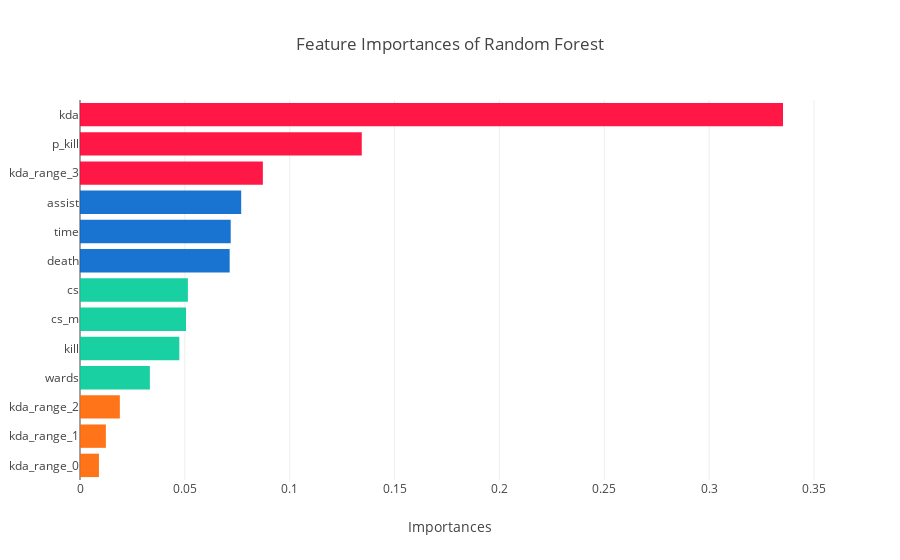

The code cell stored with this chart in its notebook:
### Code cell
# N = float(len(cols))
# c = ['hsl('+str(h)+',80%'+',60%)' for h in np.linspace(0, 360, N)]
colors = ['#ff0033', '#0066cc', '#00cc99', '#ff6600']
marker = []
for i in range(4):
    if colors[i] == '#00cc99':
        marker += [colors[i]] * 4
    else:
        marker += [colors[i]] * 3
marker = marker[::-1]

data = [go.Bar(
    x=imps,
    y=cols,
    orientation='h',
    marker=dict(
        color=marker
    ),
    opacity=0.9
)]

layout = go.Layout(
    title='Feature Importances of Random Forest',
    xaxis=dict(
        title='Importances'
    ), 
)

fig = go.Figure(data=data, layout=layout)
py.iplot(fig)

### Figure 1 — Plotly figure (JSON) as saved in the notebook; plotly's stock layout.template omitted (floating-point values rounded to 4 significant figures)
{"data": [{"marker": {"color": ["#ff6600", "#ff6600", "#ff6600", "#00cc99", "#00cc99", "#00cc99", "#00cc99", "#0066cc", "#0066cc", "#0066cc", "#ff0033", "#ff0033", "#ff0033"]}, "opacity": 0.9, "orientation": "h", "type": "bar", "x": [0.009032, 0.01234, 0.019, 0.03332, 0.04737, 0.05056, 0.05145, 0.07137, 0.07187, 0.07687, 0.0872, 0.1344, 0.3352], "y": ["kda_range_0", "kda_range_1", "kda_range_2", "wards", "kill", "cs_m", "cs", "death", "time", "assist", "kda_range_3", "p_kill", "kda"]}], "layout": {"title": "Feature Importances of Random Forest", "xaxis": {"title": "Importances"}}}
